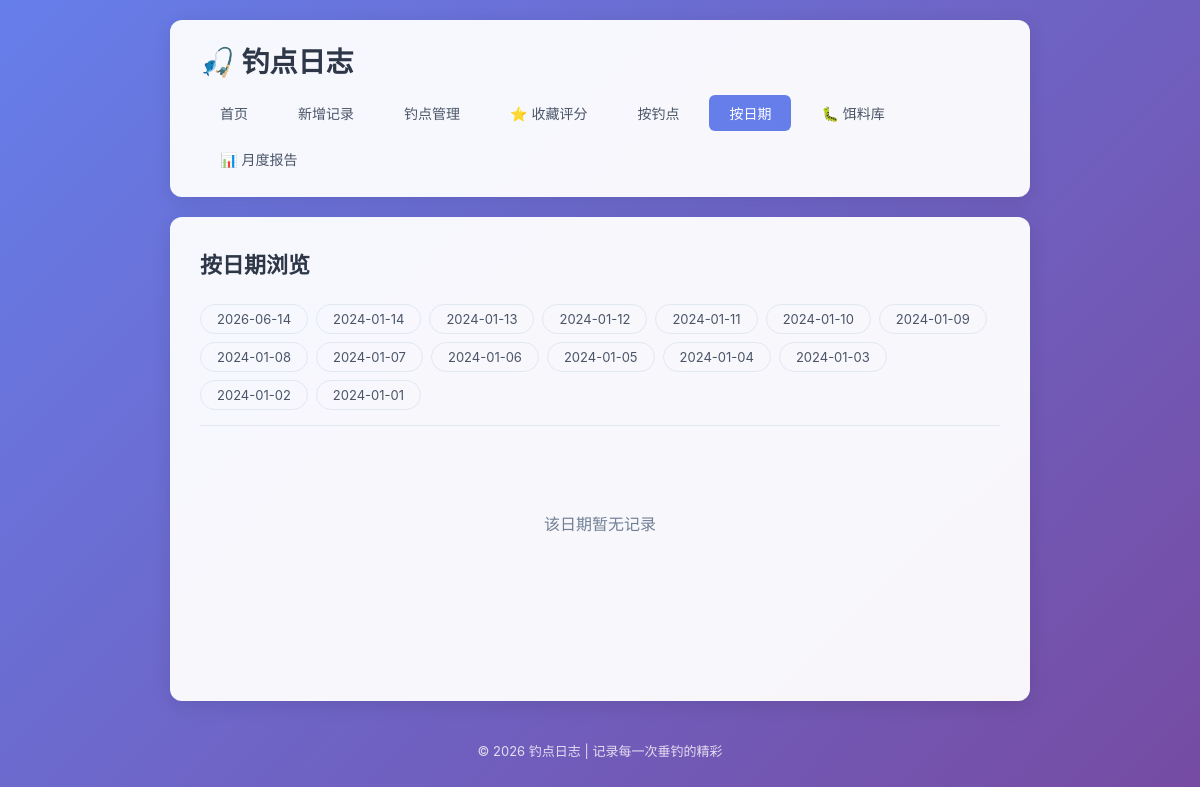
/by-date?date=2024-06-19, run on an earlier commit of the app's database.
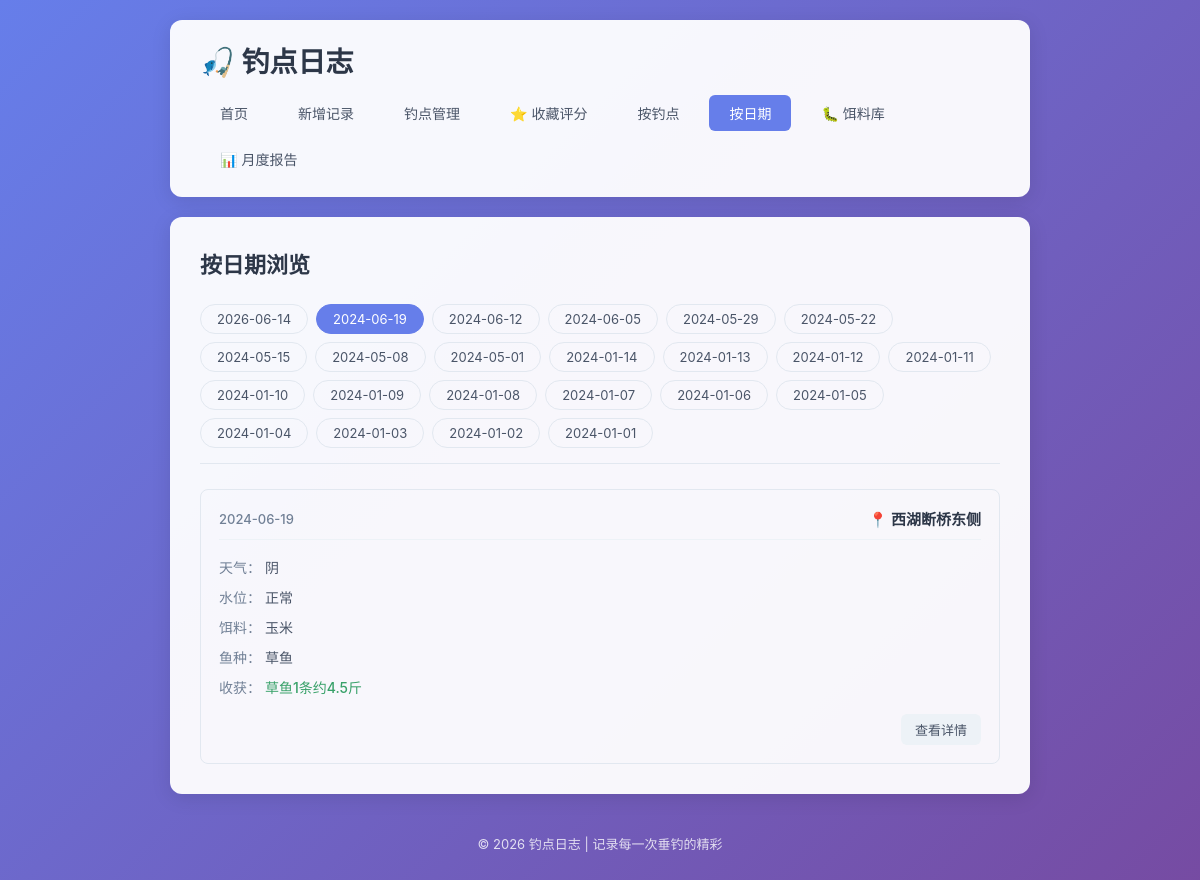
And on a later commit of the database.
### tables this page shows
CREATE TABLE fishing_logs (
            id INTEGER PRIMARY KEY AUTOINCREMENT,
            spot TEXT NOT NULL,
            weather TEXT NOT NULL,
            water_level TEXT NOT NULL,
            bait TEXT NOT NULL,
            fish_species TEXT NOT NULL,
            harvest TEXT NOT NULL,
            next_strategy TEXT,
            created_at DATE NOT NULL
        , temperature TEXT, humidity TEXT, wind TEXT);

### app.py (the view)
@app.route('/by-date')
def by_date():
    conn = get_db()
    dates = conn.execute(
        'SELECT DISTINCT created_at FROM fishing_logs ORDER BY created_at DESC'
    ).fetchall()
    date_list = [row['created_at'] for row in dates]
    selected_date = request.args.get('date', date_list[0] if date_list else None)
    logs = []
    if selected_date:
        logs = conn.execute(
            'SELECT * FROM fishing_logs WHERE created_at = ? ORDER BY id DESC',
            (selected_date,)
        ).fetchall()
    conn.close()
    return render_template('by_date.html', date_list=date_list, selected_date=selected_date, logs=logs)

### app.py (called while the page is built)
def get_db():
    conn = sqlite3.connect(DB_PATH)
    conn.row_factory = sqlite3.Row
    return conn

### templates/by_date.html (shortened to what this page needs)
{% extends 'base.html' %}
{% block content %}
    <div class="page-header">
        <h2>按日期浏览</h2>
    </div>
    {% if date_list %}
        <div class="filter-bar">
            {% for date in date_list %}
                <a href="{{ url_for('by_date', date=date) }}"
                   class="filter-btn {% if date == selected_date %}active{% endif %}">
                    {{ date }}
                </a>
            {% endfor %}
        </div>
        {% if logs %}
            <div class="log-list">
                {% for log in logs %}
                    <div class="log-card">
                        <div class="log-header">
                            <span class="log-date">{{ log['created_at'] }}</span>
                            <span class="log-spot">📍 {{ log['spot'] }}</span>
                        </div>
                        <div class="log-body">
                            <div class="log-row">
                                <span class="label">天气：</span>
                                <span>{{ log['weather'] }}</span>
                            </div>
                            <div class="log-row">
                                <span class="label">水位：</span>
                                <span>{{ log['water_level'] }}</span>
                            </div>
                            <div class="log-row">
                                <span class="label">饵料：</span>
                                <span>{{ log['bait'] }}</span>
                            </div>
                            <div class="log-row">
                                <span class="label">鱼种：</span>
                                <span>{{ log['fish_species'] }}</span>
                            </div>
                            <div class="log-row">
                                <span class="label">收获：</span>
                                <span class="harvest">{{ log['harvest'] }}</span>
                            </div>
                        </div>
                        <div class="log-footer">
                            <a href="{{ url_for('log_detail', log_id=log['id']) }}" class="btn btn-small">查看详情</a>
                        </div>
                    </div>
                {% endfor %}
            </div>
        {% else %}
            <div class="empty-state">
                <p>该日期暂无记录</p>
            </div>
        {% endif %}
    {% else %}
        <div class="empty-state">
            <p>还没有任何日期记录</p>
            <a href="{{ url_for('add_log') }}" class="btn btn-primary">+ 新增记录</a>
        </div>
    {% endif %}
{% endblock %}

What changed in the data, as far as the page shows it:
added fishing_logs: created_at "2024-06-19", spot "西湖断桥东侧", weather "阴", water_level "正常", bait "玉米", fish_species "草鱼", harvest "草鱼1条约4.5斤"
Also different on the page:
new list line: "2024-06-19"
new list line: "2024-06-12"
new list line: "2024-06-05"
new list line: "2024-05-29"
new list line: "2024-05-22"
new list line: "2024-05-15"
new list line: "2024-05-08"
new list line: "2024-05-01"
text no longer shown: "该日期暂无记录"
